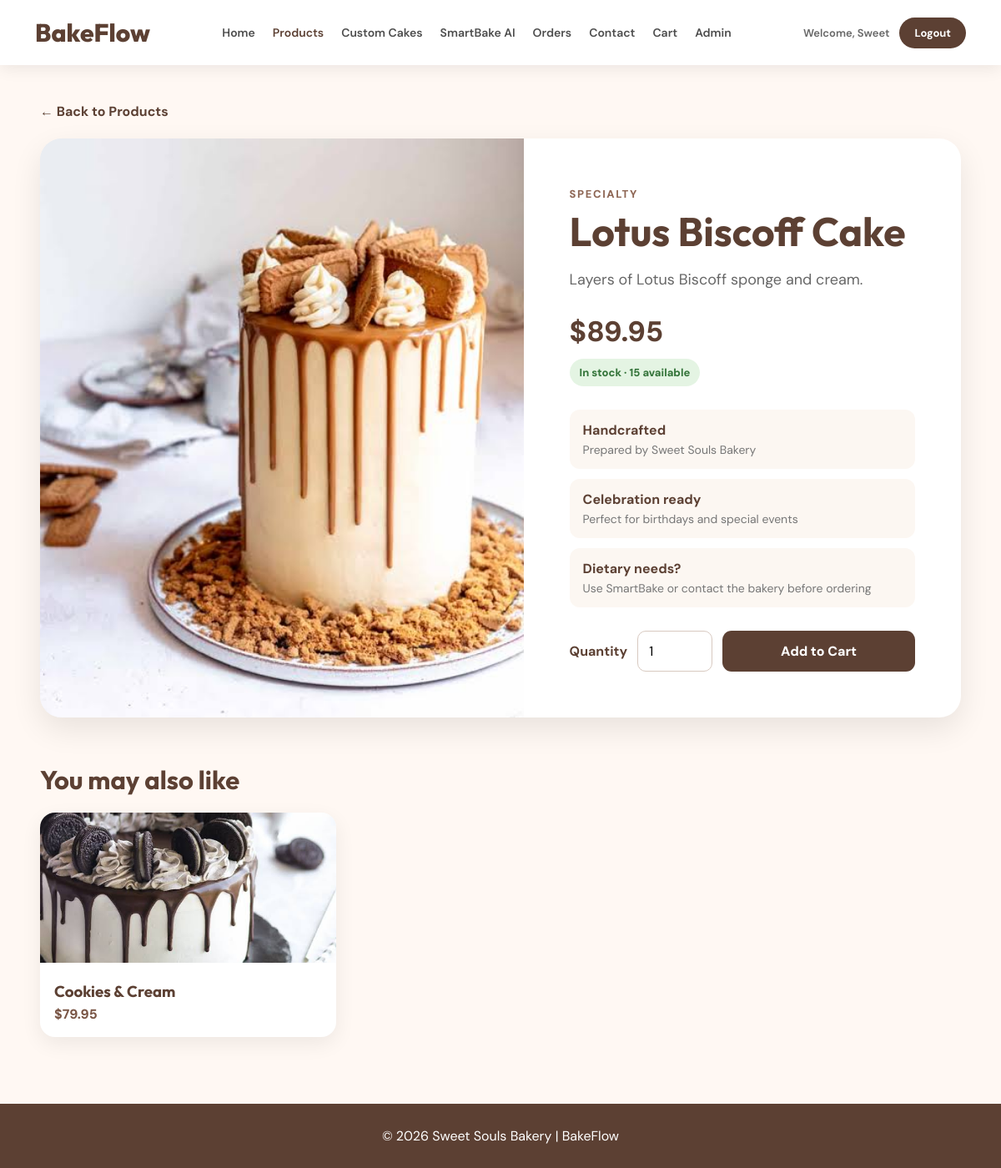
Page /product/3 (signed in) on the committed database.
### tables this page shows
CREATE TABLE products (

        id INTEGER PRIMARY KEY AUTOINCREMENT,

        name TEXT NOT NULL,
        category TEXT NOT NULL,
        description TEXT NOT NULL,
        price REAL NOT NULL,
        image TEXT NOT NULL

    , stock INTEGER NOT NULL DEFAULT 15, is_active INTEGER NOT NULL DEFAULT 1);

### app.py (the view)
@app.route("/product/<int:product_id>")
@login_required
def product_details(product_id):
    connection = get_db_connection()
    product = connection.execute(
        "SELECT * FROM products WHERE id = ? AND is_active = 1",
        (product_id,)
    ).fetchone()
    if product:
        related = connection.execute("""
            SELECT * FROM products
            WHERE category = ? AND id != ? AND is_active = 1
            LIMIT 3
        """, (product["category"], product_id)).fetchall()
    else:
        related = []
    connection.close()
    if product is None:
        flash("Product could not be found.")
        return redirect(url_for("products"))
    return render_template(
        "product_details.html",
        username=session["user"],
        product=product,
        related=related,
    )

### app.py (called while the page is built)
def get_db_connection():
    connection = sqlite3.connect(DATABASE)
    connection.row_factory = sqlite3.Row
    connection.execute("PRAGMA foreign_keys = ON")
    return connection

def login_required(function):
    @wraps(function)
    def wrapped(*args, **kwargs):
        if "user" not in session or "email" not in session:
            flash("Please log in to continue.")
            return redirect(url_for("login"))
        return function(*args, **kwargs)
    return wrapped

@app.context_processor
def shared_template_values():
    cart_count = 0
    if session.get("email"):
        connection = get_db_connection()
        product_count = connection.execute(
            "SELECT COALESCE(SUM(quantity), 0) FROM cart WHERE user_email = ?",
            (session["email"],)
        ).fetchone()[0]
        custom_count = connection.execute(
            "SELECT COALESCE(SUM(quantity), 0) FROM custom_cart WHERE user_email = ?",
            (session["email"],)
        ).fetchone()[0]
        connection.close()
        cart_count = product_count + custom_count
    return {
        "cart_count": cart_count,
        "current_role": session.get("role"),
    }

### templates/product_details.html (shortened to what this page needs)
{% extends "base.html" %}
{% block page_css %}
<link rel="stylesheet" href="{{ url_for('static', filename='css/product_details.css') }}">
{% endblock %}
{% block content %}
<main class="product-page">
    <a href="{{ url_for('products') }}" class="back-link">← Back to Products</a>
    <section class="product-detail-card">
        <div class="detail-image">
            <img src="{{ url_for('static', filename='images/' + product['image']) }}" alt="{{ product['name'] }}">
        </div>
        <div class="detail-info">
            <span class="category">{{ product['category'] }}</span>
            <h1>{{ product['name'] }}</h1>
            <p class="description">{{ product['description'] }}</p>
            <div class="detail-price">${{ "%.2f"|format(product['price']) }}</div>
            {% if product['stock'] > 5 %}
                <p class="availability available">In stock · {{ product['stock'] }} available</p>
            {% elif product['stock'] > 0 %}
                <p class="availability low">Low stock · only {{ product['stock'] }} left</p>
            {% else %}
                <p class="availability sold">Currently sold out</p>
            {% endif %}
            <div class="product-notes">
                <div><strong>Handcrafted</strong><span>Prepared by Sweet Souls Bakery</span></div>
                <div><strong>Celebration ready</strong><span>Perfect for birthdays and special events</span></div>
                <div><strong>Dietary needs?</strong><span>Use SmartBake or contact the bakery before ordering</span></div>
            </div>
            {% if product['stock'] > 0 %}
            <form class="add-form" action="{{ url_for('add_to_cart', product_id=product['id']) }}" method="POST">
                <label for="quantity">Quantity</label>
                <input id="quantity" type="number" name="quantity" value="1" min="1" max="{{ product['stock'] }}">
                <button type="submit">Add to Cart</button>
            </form>
            {% endif %}
        </div>
    </section>
    {% if related %}
    <section class="related-section">
        <h2>You may also like</h2>
        <div class="related-grid">
            {% for item in related %}
            <a href="{{ url_for('product_details', product_id=item['id']) }}" class="related-card">
                <img src="{{ url_for('static', filename='images/' + item['image']) }}" alt="{{ item['name'] }}">
                <div>
                    <h3>{{ item['name'] }}</h3>
                    <span>${{ "%.2f"|format(item['price']) }}</span>
                </div>
            </a>
            {% endfor %}
        </div>
    </section>
    {% endif %}
</main>
{% endblock %}

### static/css/product_details.css (style rules this page uses)
* { margin:0;padding:0;box-sizing:border-box }
body { font-family:'DM Sans',sans-serif;background:#FFF8F3;color:#444 }
.product-page { width:min(92%,1180px);margin:45px auto 80px }
.back-link { display:inline-block;margin-bottom:22px;color:#5C4033;font-weight:700;text-decoration:none }
.product-detail-card { display:grid;grid-template-columns:1.05fr .95fr;overflow:hidden;border-radius:26px;background:#fff;box-shadow:0 14px 36px rgba(0,0,0,.09) }
.detail-image { min-height:560px;background:#eee }
.detail-image img { width:100%;height:100%;object-fit:cover }
.detail-info { padding:55px }
.category { color:#8e6654;font-size:13px;font-weight:800;letter-spacing:1.6px;text-transform:uppercase }
.detail-info h1 { margin:10px 0 16px;font-family:'Outfit',sans-serif;font-size:48px;line-height:1.08;color:#5C4033 }
.description { color:#676767;font-size:18px;line-height:1.7 }
.detail-price { margin:25px 0 10px;font-size:34px;font-weight:800;color:#5C4033 }
.availability { display:inline-block;padding:8px 12px;border-radius:999px;font-size:13px;font-weight:800 }
.available { background:#e4f4e3;color:#34743a }
.product-notes { margin:28px 0;display:grid;gap:12px }
.product-notes div { padding:14px 16px;border-radius:12px;background:#FCF7F2 }
.product-notes strong,.product-notes span { display:block }
.product-notes strong { margin-bottom:4px;color:#5C4033 }
.product-notes span { color:#777;font-size:14px }
.add-form { display:grid;grid-template-columns:auto 90px 1fr;align-items:end;gap:12px }
.add-form label { grid-column:1/2;align-self:center;font-weight:700;color:#5C4033 }
.add-form input { width:90px;padding:13px;border:1px solid #d8c9c0;border-radius:10px;font:inherit }
.add-form button { padding:14px;border:0;border-radius:11px;background:#5C4033;color:#fff;font:inherit;font-weight:800;cursor:pointer }
.related-section { margin-top:55px }
.related-section h2 { margin-bottom:20px;font-family:'Outfit',sans-serif;font-size:31px;color:#5C4033 }
.related-grid { display:grid;grid-template-columns:repeat(3,1fr);gap:20px }
.related-card { overflow:hidden;border-radius:18px;background:#fff;color:inherit;text-decoration:none;box-shadow:0 8px 24px rgba(0,0,0,.07) }
.related-card img { width:100%;height:180px;object-fit:cover }
.related-card div { padding:17px }
.related-card h3 { font-family:'Outfit',sans-serif;color:#5C4033 }
.related-card span { display:block;margin-top:5px;font-weight:800;color:#7A5646 }

### rows in the picture
products: image (picture), category "SPECIALTY", name "Lotus Biscoff Cake", description "Layers of Lotus Biscoff sponge and cream.", price "89.95", stock "15"
products: image (picture), name "Cookies & Cream", price "79.95"

### other values in the picture
{{ username }} "Sweet"
